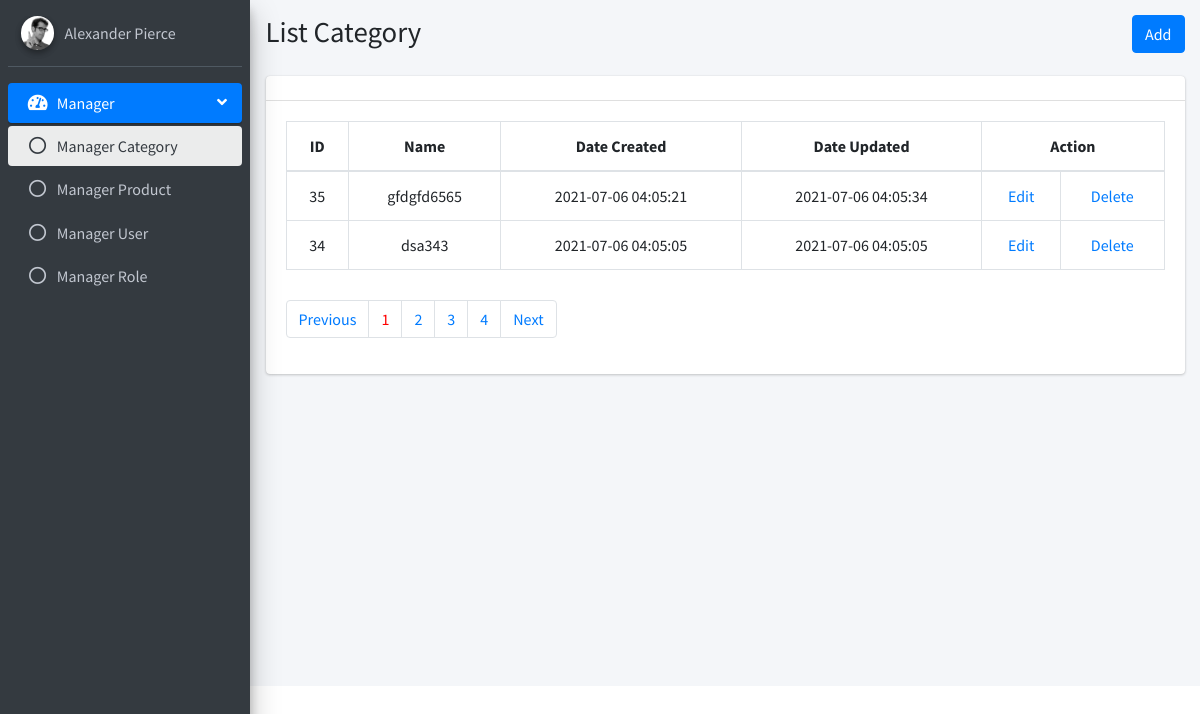
/Category/listCategory, run on the app's committed database.
### tables this page shows
CREATE TABLE `category` (
  `id` int(11) NOT NULL,
  `category_name` varchar(255) NOT NULL,
  `create_at` timestamp NULL DEFAULT current_timestamp(),
  `update_at` timestamp NULL DEFAULT current_timestamp()
);

### mvc/core/Controller.php (called while the page is built, shortened)
<?php
    class Controller
    {
        public function model($model)
        {
            return new $model;
        }
        public function view($view, $data = [])
        {
            require_once "./mvc/views/".$view.".php";
        }
    }
?>

### mvc/controllers/Category.php (called while the page is built, shortened)
<?php
    class Category extends Controller
    {
        public function listCategory()
        {
            $url = $_SERVER['REQUEST_URI'];
            $parts = parse_url($url);
            if (array_key_exists('query', $parts)) {
                parse_str($parts['query'], $query);
                $pageIn = (int)$query['page'];
            } else {
                $pageIn = 1;
            }
            $categoryModel = $this->model("CategoryModel");
            $paginate = $categoryModel->getList($pageIn);
            $checkProduct = $categoryModel->checkProduct();
            $this->view('master' , ['page' => 'category/list' , 'paginate' => $paginate , 'pageIn' => $pageIn , 'checkProduct' => $checkProduct]);
        }
    }
?>

### mvc/core/App.php (called while the page is built, shortened)
<?php
class App
{
    protected $action="Home";
    function __construct()
    {
        $arr = $this->UrlProcess();
        if(isset($arr)) {
            if ( file_exists("./mvc/controllers/".$arr[0].".php") ){
                unset($arr[0]);
            }
        }
        $this->controller = new $this->controller;
        if (isset($arr[1])){
            if( method_exists( $this->controller , $arr[1]) ){
                $this->action = $arr[1];
            }
            unset($arr[1]);
        }
        $this->params = $arr?array_values($arr):[];
        call_user_func_array([$this->controller, $this->action], $this->params);
    }
    function UrlProcess()
    {
        if (isset($_GET["url"]) ){
            return explode("/", filter_var(trim($_GET["url"], "/")));
        }
    }
}
?>

### index.php (called while the page is built, shortened)
<?php
    $myApp = new App();
?>

### mvc/core/DB.php (called while the page is built, shortened)
<?php
    class DB
    {
        protected $servername = "localhost";
        protected $username = "root";
        protected $password = "";
        function __construct()
        {
            $this->con = mysqli_connect($this->servername, $this->username, $this->password);
        }
    }
?>

### mvc/models/CategoryModel.php (called while the page is built, shortened)
<?php
    class CategoryModel extends DB
    {
        public function getList($pageIn)
        {
            $paginate = [];
            $query = "SELECT * FROM category";
            $rows = mysqli_query($this->con,$query);
            $count = mysqli_num_rows($rows);
            $numberPage = 2;
            $pages = (int) ceil($count / $numberPage);
            $start = ($pageIn * $numberPage) - $numberPage;
            $stmt = $this->con->prepare("SELECT * FROM category ORDER BY id desc LIMIT ? , ? ");
            $stmt->bind_param('ii',$start,$numberPage);
            if ($stmt->execute()) {
                $paginate['listCategory'] = $stmt->get_result();
                $paginate['numberPage'] = $pages;
            }
            return $paginate;
        }
    }
?>

### mvc/views/pages/category/list.php (the view, shortened to what this page needs)
<section class="content-header">
    <div class="container-fluid">
    <div class="row mb-2">
        <div class="col-sm-6">
        <h1>List Category</h1>
        </div>
        <div class="col-sm-6">
        <ol class="breadcrumb float-sm-right">
            <a class="btn btn-primary" href="addCategory">Add</a>
        </ol>
        </div>
    </div>
    </div>
</section>
<section class="content">
    <div class="container-fluid">
    <div class="row">
        <div class="col-12">
        <div class="card">
            <div class="card-header">
            </div>
            <div class="card-body">
                <table id="example2" class="table table-bordered table-hover">
                    <thead>
                        <tr>
                            <th>ID</th>
                            <th>Name</th>
                            <th>Date Created</th>
                            <th>Date Updated</th>
                            <th colspan="2">Action</th>
                        </tr>
                    </thead>
                    <tbody>
                    <?php
                        while ($row = $data['paginate']['listCategory']->fetch_assoc()) {
                    ?>
                        <tr>
                            <td><?php echo $row['id'] ?></td>
                            <td><?php echo $row['category_name'] ?></td>
                            <td><?php echo $row['create_at'] ?></td>
                            <td><?php echo $row['update_at'] ?></td>
                            <td><a href="editCategory/<?php echo $row['id'];?>/<?php echo $data['pageIn']; ?>">Edit</a></td>
                            <td>
                                <?php
                                    if (in_array($row['id'],$data['checkProduct'])) {} else {
                                 ?>
                                <a onclick="return confirm('Are you want to delete?')" href="deleteCategory/<?php echo $row['id'] ?>/<?php echo $data['pageIn']; ?>">Delete</a>
                                <?php } ?>
                            </td>
                        </tr>
                    <?php
                        }
                     ?>
                    </tbody>
                </table>
                <nav aria-label="Page navigation example" style="margin-top: 30px;">
                    <ul class="pagination">
                        <?php
                            if ($data['pageIn'] < $data['paginate']['numberPage']){
                                $next = $data['pageIn'] + 1;
                            }
                         ?>
                        <li class="page-item <?php if ($data['pageIn'] <= 1){ echo 'previos_disble'; } else{ echo 'previos_enable'; }  ?>"><a class="page-link" href="listCategory?page=<?php echo $previous ?>">Previous</a></li>
                        <?php
                             for ($i = 1; $i<= $data['paginate']['numberPage']; $i++) {
                        ?>
                            <li class="page-item"><a class="page-link <?php if ($data['pageIn'] === $i) {echo "selected"; } ?>" href="listCategory?page=<?php echo $i ?>"><?php echo $i ?></a></li>
                        <?php } ?>
                        <li class="page-item <?php if ($data['pageIn'] >= $data['paginate']['numberPage']) { echo 'next_disable'; } else { echo "next_enable"; } ?>"><a class="page-link" href="listCategory?page=<?php echo $next ?>">Next</a></li>
                    </ul>
                </nav>
            </div>
        </div>
        </div>
    </div>
    </div>
</section>

### public/css/custom.css (style rules this page uses)
.selected { color: red; }
th, td { vertical-align: middle !important; text-align: center; }

### mvc/views/pages/category/list.php (style rules this page uses)
.next_disable , .previos_disble { pointer-events: none; }
.next_enable , .previos_enable { pointer-events: unset; }

### data on the page
category: id "35", category_name "gfdgfd6565", create_at "2021-07-06 04:05:21", update_at "2021-07-06 04:05:34"
category: id "34", category_name "dsa343", create_at "2021-07-06 04:05:05", update_at "2021-07-06 04:05:05"
